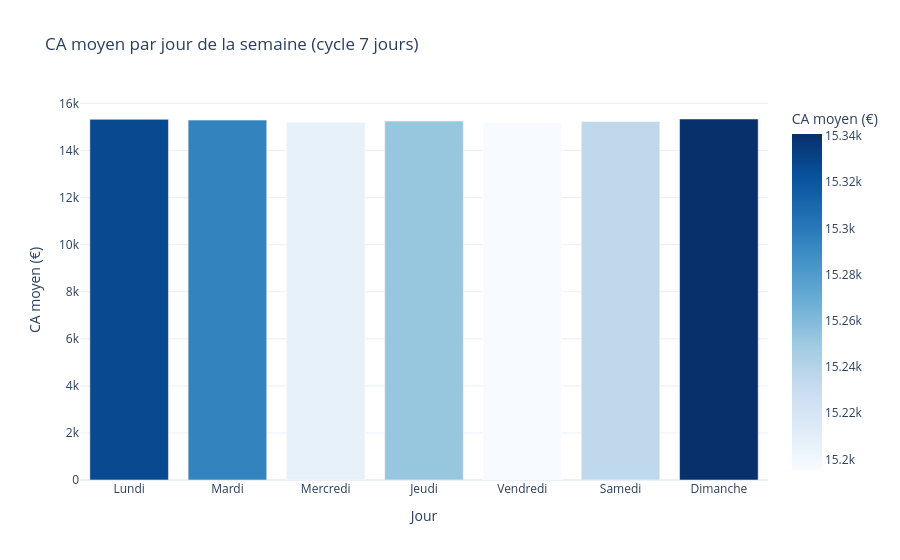

Notebook source saved alongside this figure:
### Markdown cell above
## 3. Méthode 1 : Agrégation par jour du cycle ⭐

### 📚 Principe

Si on suppose un cycle de **N jours**, on peut :
1. Numéroter chaque jour de 0 à N-1
2. Calculer le CA moyen pour chaque position dans le cycle
3. Visualiser : si certains jours sont systématiquement plus hauts, il y a un pattern

### Exemple avec un cycle de 7 jours (semaine)

### Code cell
# Ajouter le jour de la semaine (0 = Lundi, 6 = Dimanche)
ca_journalier['jour_semaine'] = ca_journalier['date'].dt.dayofweek

# Mapping pour les noms de jours
jours = ['Lundi', 'Mardi', 'Mercredi', 'Jeudi', 'Vendredi', 'Samedi', 'Dimanche']
ca_journalier['jour_nom'] = ca_journalier['jour_semaine'].map(lambda x: jours[x])

# CA moyen par jour de la semaine
ca_par_jour_semaine = ca_journalier.groupby(['jour_semaine', 'jour_nom'])['ca'].mean().reset_index()
ca_par_jour_semaine = ca_par_jour_semaine.sort_values('jour_semaine')

# Visualisation
fig = px.bar(
    ca_par_jour_semaine,
    x='jour_nom',
    y='ca',
    title="CA moyen par jour de la semaine (cycle 7 jours)",
    labels={'jour_nom': 'Jour', 'ca': 'CA moyen (€)'},
    color='ca',
    color_continuous_scale='Blues'
)

fig.update_layout(template='plotly_white', showlegend=False)
fig.show()

print("📊 CA moyen par jour de la semaine :")
display(ca_par_jour_semaine[['jour_nom', 'ca']].round(2))

### Figure 1 — Plotly figure (JSON) as saved in the notebook; plotly's stock layout.template omitted (floating-point values rounded to 4 significant figures)
{"data": [{"hovertemplate": "Jour=%{x}<br>CA moyen (€)=%{marker.color}<extra></extra>", "legendgroup": "", "marker": {"color": [15330.0, 15290.0, 15210.0, 15250.0, 15200.0, 15240.0, 15340.0], "coloraxis": "coloraxis", "pattern": {"shape": ""}}, "name": "", "orientation": "v", "showlegend": false, "textposition": "auto", "type": "bar", "x": ["Lundi", "Mardi", "Mercredi", "Jeudi", "Vendredi", "Samedi", "Dimanche"], "xaxis": "x", "y": [15330.0, 15290.0, 15210.0, 15250.0, 15200.0, 15240.0, 15340.0], "yaxis": "y"}], "layout": {"barmode": "relative", "coloraxis": {"colorbar": {"title": {"text": "CA moyen (€)"}}, "colorscale": [[0, "rgb(247,251,255)"], [0.125, "rgb(222,235,247)"], [0.25, "rgb(198,219,239)"], [0.375, "rgb(158,202,225)"], [0.5, "rgb(107,174,214)"], [0.625, "rgb(66,146,198)"], [0.75, "rgb(33,113,181)"], [0.875, "rgb(8,81,156)"], [1, "rgb(8,48,107)"]]}, "legend": {"tracegroupgap": 0}, "showlegend": false, "title": {"text": "CA moyen par jour de la semaine (cycle 7 jours)"}, "xaxis": {"anchor": "y", "domain": [0, 1], "title": {"text": "Jour"}}, "yaxis": {"anchor": "x", "domain": [0, 1], "title": {"text": "CA moyen (€)"}}}}
